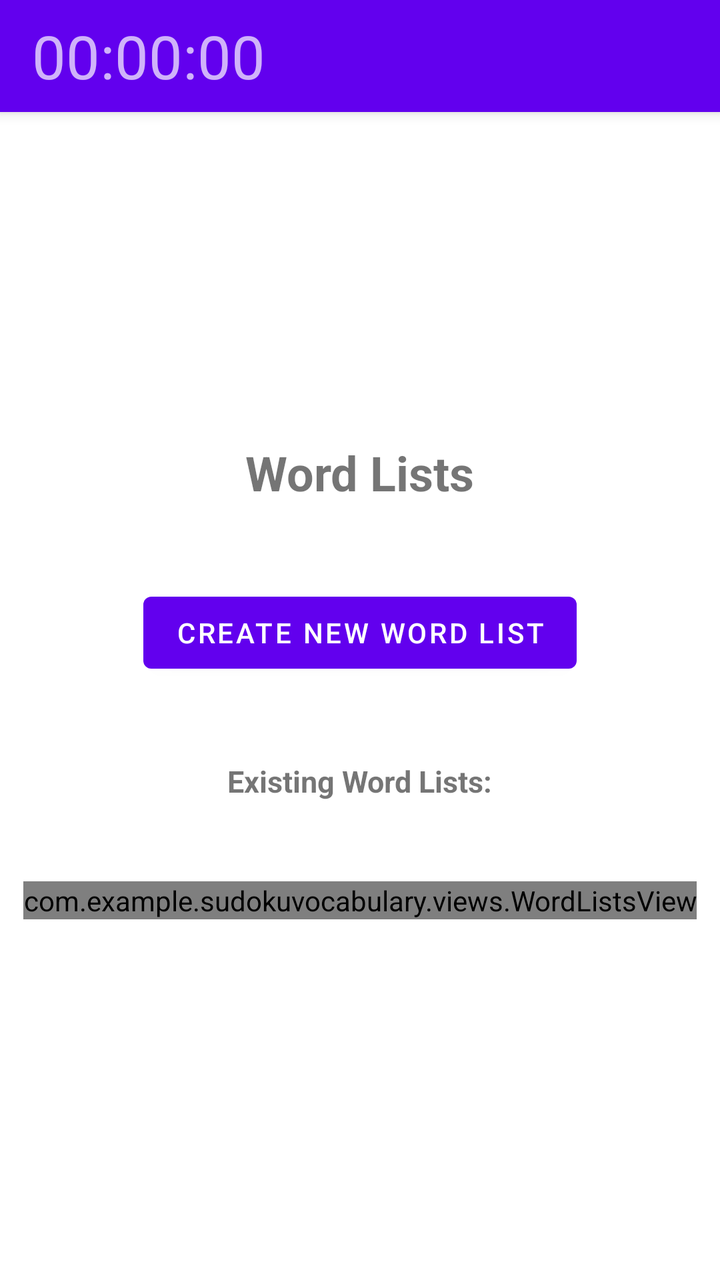
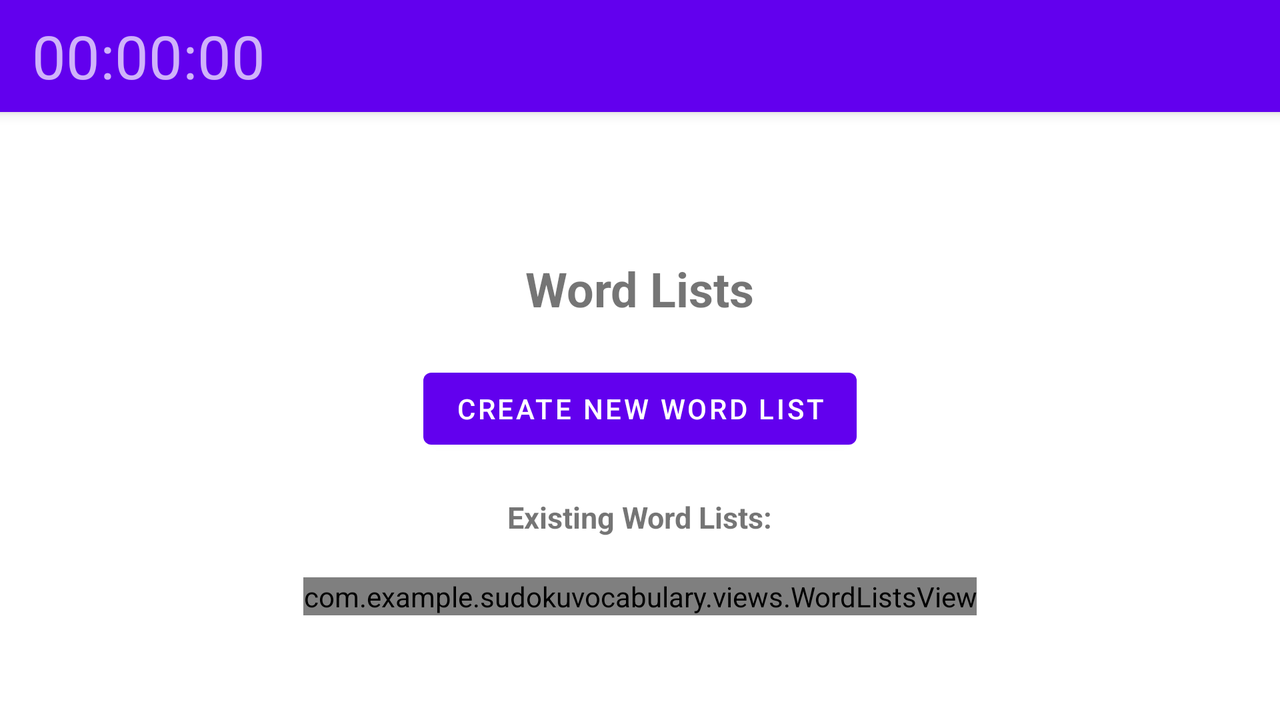

Compare how this app lays out the same screen by default and in its alternative resource folder. The renders come first, then the two layout files and the values they reference.
<!-- AndroidManifest.xml: application theme Theme.SudokuVocabulary -->
<!-- res/layout/activity_word_lists.xml -->
<?xml version="1.0" encoding="utf-8"?>

<RelativeLayout xmlns:android="http://schemas.android.com/apk/res/android"
    xmlns:tools="http://schemas.android.com/tools"
    android:layout_width="match_parent"
    android:layout_height="match_parent"
    tools:context=".activities.WordListsActivity">

    <include
        android:id="@+id/toolbar"
        layout="@layout/toolbar"/>

    <LinearLayout
        android:layout_width="match_parent"
        android:layout_height="match_parent"
        android:orientation="vertical"
        android:gravity="center">


        <TextView
            android:layout_width="wrap_content"
            android:layout_height="wrap_content"
            android:layout_marginVertical="40dp"
            android:text="@string/activity_main_word_bank_text"
            android:textSize="24sp"
            android:textStyle="bold" />

        <Button
            android:id="@+id/create_new_word_list_button"
            android:layout_width="wrap_content"
            android:layout_height="wrap_content"
            android:text="@string/activity_main_word_bank_create_new_list" />

        <TextView

            android:layout_width="wrap_content"
            android:layout_height="wrap_content"
            android:layout_marginVertical="40dp"
            android:text="@string/activity_main_word_bank_existing_words"
            android:textSize="15sp"
            android:textStyle="bold" />

        <com.example.sudokuvocabulary.views.WordListsView
            android:id="@+id/existing_word_lists"
            android:layout_width="wrap_content"
            android:layout_height="wrap_content" >
        </com.example.sudokuvocabulary.views.WordListsView>

    </LinearLayout>

</RelativeLayout>
<!-- res/layout/toolbar.xml (included above) -->
<?xml version="1.0" encoding="utf-8"?>

<androidx.appcompat.widget.Toolbar xmlns:android="http://schemas.android.com/apk/res/android"
    android:layout_alignParentTop="true"
    android:layout_width="match_parent"
    android:layout_height="?attr/actionBarSize"
    android:background="?attr/colorPrimary"
    android:elevation="4dp"
    android:id="@+id/toolbar"
    android:theme="@style/ThemeOverlay.AppCompat.Dark.ActionBar">

    <RelativeLayout
        android:layout_width="match_parent"
        android:layout_height="wrap_content">

        <TextView
            android:layout_width="wrap_content"
            android:layout_height="wrap_content"
            android:id="@+id/TimerText"
            android:text="00:00:00"
            android:textSize="30sp"
            android:layout_alignParentLeft="true"/>

    </RelativeLayout>
</androidx.appcompat.widget.Toolbar>
<!-- resources referenced by this layout -->
<resources>
  <string name="activity_main_word_bank_create_new_list">Create New Word List</string>
  <string name="activity_main_word_bank_existing_words">Existing Word Lists:</string>
  <string name="activity_main_word_bank_text">Word Lists</string>
  <style name="Theme.SudokuVocabulary" parent="Theme.MaterialComponents.DayNight.NoActionBar">
          
          <item name="colorPrimary">@color/purple_500</item>
          <item name="colorPrimaryVariant">@color/purple_700</item>
          <item name="colorOnPrimary">@color/white</item>
          
          <item name="colorSecondary">@color/teal_200</item>
          <item name="colorSecondaryVariant">@color/teal_700</item>
          <item name="colorOnSecondary">@color/black</item>
          
          <item name="android:statusBarColor">?attr/colorPrimaryVariant</item>
          
          <item name="android:actionButtonStyle">@style/ActionButton</item>
      </style>
  <style name="ActionButton" parent="@android:style/Widget.ActionButton">
          <item name="android:paddingStart">0dp</item>
          <item name="android:paddingEnd">0dp</item>
          <item name="android:minWidth">0dp</item>
      </style>
</resources>
<!-- res/layout-land/activity_word_lists.xml (the repository's variant of the layout above) -->
<!-- drawn on the phone turned sideways -->
<?xml version="1.0" encoding="utf-8"?>

<RelativeLayout xmlns:android="http://schemas.android.com/apk/res/android"
    android:layout_width="match_parent"
    android:layout_height="match_parent"
    android:gravity="center">

    <include
        android:id="@+id/toolbar"
        layout="@layout/toolbar" />

    <LinearLayout
        android:layout_width="match_parent"
        android:layout_height="match_parent"
        android:gravity="center"
        android:layout_below="@id/toolbar"
        android:orientation="vertical">

        <TextView
            android:layout_width="wrap_content"
            android:layout_height="wrap_content"
            android:layout_marginVertical="20dp"
            android:text="@string/activity_main_word_bank_text"
            android:textSize="24sp"
            android:textStyle="bold" />

        <Button
            android:id="@+id/create_new_word_list_button"
            android:layout_width="wrap_content"
            android:layout_height="wrap_content"
            android:text="@string/activity_main_word_bank_create_new_list" />

        <TextView
            android:layout_width="wrap_content"
            android:layout_height="wrap_content"
            android:layout_marginVertical="20dp"
            android:text="@string/activity_main_word_bank_existing_words"
            android:textSize="15sp"
            android:textStyle="bold" />

        <HorizontalScrollView
            android:layout_width="wrap_content"
            android:layout_height="wrap_content">

            <com.example.sudokuvocabulary.views.WordListsView
                android:id="@+id/existing_word_lists"
                android:layout_width="wrap_content"
                android:layout_height="wrap_content" />
        </HorizontalScrollView>
    </LinearLayout>
</RelativeLayout>
